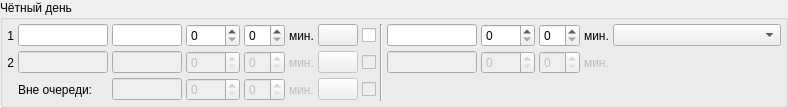
        <widget class="QGroupBox" name="grbOddEvenPlan">
         <property name="title">
          <string>Чётный день</string>
         </property>
         <layout class="QGridLayout" name="gridLayout_2">
          <property name="margin">
           <number>4</number>
          </property>
          <property name="spacing">
           <number>4</number>
          </property>
          <item row="1" column="9">
           <widget class="QSpinBox" name="edtHomePlan22">
            <property name="enabled">
             <bool>false</bool>
            </property>
            <property name="maximum">
             <number>9999</number>
            </property>
           </widget>
          </item>
          <item row="1" column="8">
           <widget class="CTimeRangeEdit" name="edtHomeTimeRange22">
            <property name="enabled">
             <bool>false</bool>
            </property>
            <property name="sizePolicy">
             <sizepolicy hsizetype="Minimum" vsizetype="Fixed">
              <horstretch>0</horstretch>
              <verstretch>0</verstretch>
             </sizepolicy>
            </property>
            <property name="maximumSize">
             <size>
              <width>90</width>
              <height>16777215</height>
             </size>
            </property>
            <property name="maxLength">
             <number>13</number>
            </property>
           </widget>
          </item>
          <item row="1" column="11">
           <spacer name="horizontalSpacer_3">
            <property name="orientation">
             <enum>Qt::Horizontal</enum>
            </property>
            <property name="sizeHint" stdset="0">
             <size>
              <width>168</width>
              <height>20</height>
             </size>
            </property>
           </spacer>
          </item>
          <item row="1" column="3">
           <widget class="QSpinBox" name="edtAmbPlan22">
            <property name="enabled">
             <bool>false</bool>
            </property>
            <property name="maximum">
             <number>9999</number>
            </property>
           </widget>
          </item>
          <item row="1" column="2">
           <widget class="QLineEdit" name="edtAmbOffice22">
            <property name="enabled">
             <bool>false</bool>
            </property>
            <property name="sizePolicy">
             <sizepolicy hsizetype="Minimum" vsizetype="Fixed">
              <horstretch>0</horstretch>
              <verstretch>0</verstretch>
             </sizepolicy>
            </property>
            <property name="maximumSize">
             <size>
              <width>70</width>
              <height>16777215</height>
             </size>
            </property>
            <property name="maxLength">
             <number>8</number>
            </property>
           </widget>
          </item>
          <item row="1" column="1">
           <widget class="CTimeRangeEdit" name="edtAmbTimeRange22">
            <property name="enabled">
             <bool>false</bool>
            </property>
            <property name="sizePolicy">
             <sizepolicy hsizetype="Minimum" vsizetype="Fixed">
              <horstretch>0</horstretch>
              <verstretch>0</verstretch>
             </sizepolicy>
            </property>
            <property name="maximumSize">
             <size>
              <width>90</width>
              <height>16777215</height>
             </size>
            </property>
            <property name="maxLength">
             <number>13</number>
            </property>
           </widget>
          </item>
          <item row="1" column="0">
           <widget class="QLabel" name="label_4">
            <property name="text">
             <string>2</string>
            </property>
            <property name="alignment">
             <set>Qt::AlignRight|Qt::AlignTrailing|Qt::AlignVCenter</set>
            </property>
           </widget>
          </item>
          <item row="0" column="2">
           <widget class="QLineEdit" name="edtAmbOffice2">
            <property name="sizePolicy">
             <sizepolicy hsizetype="Minimum" vsizetype="Fixed">
              <horstretch>0</horstretch>
              <verstretch>0</verstretch>
             </sizepolicy>
            </property>
            <property name="maximumSize">
             <size>
              <width>70</width>
              <height>16777215</height>
             </size>
            </property>
            <property name="maxLength">
             <number>8</number>
            </property>
           </widget>
          </item>
          <item row="0" column="3">
           <widget class="QSpinBox" name="edtAmbPlan2">
            <property name="maximum">
             <number>9999</number>
            </property>
           </widget>
          </item>
          <item row="0" column="0">
           <widget class="QLabel" name="label_3">
            <property name="text">
             <string>1</string>
            </property>
            <property name="alignment">
             <set>Qt::AlignRight|Qt::AlignTrailing|Qt::AlignVCenter</set>
            </property>
           </widget>
          </item>
          <item row="0" column="1">
           <widget class="CTimeRangeEdit" name="edtAmbTimeRange2">
            <property name="sizePolicy">
             <sizepolicy hsizetype="Minimum" vsizetype="Fixed">
              <horstretch>0</horstretch>
              <verstretch>0</verstretch>
             </sizepolicy>
            </property>
            <property name="maximumSize">
             <size>
              <width>90</width>
              <height>16777215</height>
             </size>
            </property>
            <property name="maxLength">
             <number>13</number>
            </property>
           </widget>
          </item>
          <item row="0" column="11">
           <widget class="CRBComboBox" name="cmbReasonOfAbsence2">
            <property name="sizePolicy">
             <sizepolicy hsizetype="Expanding" vsizetype="Fixed">
              <horstretch>0</horstretch>
              <verstretch>0</verstretch>
             </sizepolicy>
            </property>
           </widget>
          </item>
          <item row="0" column="8">
           <widget class="CTimeRangeEdit" name="edtHomeTimeRange2">
            <property name="sizePolicy">
             <sizepolicy hsizetype="Minimum" vsizetype="Fixed">
              <horstretch>0</horstretch>
              <verstretch>0</verstretch>
             </sizepolicy>
            </property>
            <property name="maximumSize">
             <size>
              <width>90</width>
              <height>16777215</height>
             </size>
            </property>
            <property name="maxLength">
             <number>13</number>
            </property>
           </widget>
          </item>
          <item row="0" column="9">
           <widget class="QSpinBox" name="edtHomePlan2">
            <property name="maximum">
             <number>9999</number>
            </property>
           </widget>
          </item>
          <item row="2" column="1">
           <widget class="QLabel" name="label_15">
            <property name="text">
             <string>Вне очереди:</string>
            </property>
           </widget>
          </item>
          <item row="2" column="2">
           <widget class="QLineEdit" name="edtAmbInterOffice2">
            <property name="enabled">
             <bool>false</bool>
            </property>
            <property name="sizePolicy">
             <sizepolicy hsizetype="Minimum" vsizetype="Fixed">
              <horstretch>0</horstretch>
              <verstretch>0</verstretch>
             </sizepolicy>
            </property>
            <property name="maximumSize">
             <size>
              <width>70</width>
              <height>16777215</height>
             </size>
            </property>
            <property name="maxLength">
             <number>8</number>
            </property>
           </widget>
          </item>
          <item row="2" column="3">
           <widget class="QSpinBox" name="edtAmbInterPlan2">
            <property name="enabled">
             <bool>false</bool>
            </property>
            <property name="maximum">
             <number>9999</number>
            </property>
           </widget>
          </item>
          <item row="0" column="5">
           <widget class="CColorPicker" name="btnAmbColor2">
            <property name="text">
             <string/>
            </property>
           </widget>
          </item>
          <item row="1" column="5">
           <widget class="CColorPicker" name="btnAmbColor22">
            <property name="enabled">
             <bool>false</bool>
            </property>
            <property name="text">
             <string/>
            </property>
           </widget>
          </item>
          <item row="2" column="5">
           <widget class="CColorPicker" name="btnAmbInterColor2">
            <property name="enabled">
             <bool>false</bool>
            </property>
            <property name="text">
             <string/>
            </property>
           </widget>
          </item>
          <item row="0" column="4">
           <layout class="QHBoxLayout" name="horizontalLayout_16">
            <item>
             <widget class="QSpinBox" name="edtAmbInterval2">
              <property name="minimum">
               <number>0</number>
              </property>
              <property name="value">
               <number>0</number>
              </property>
             </widget>
            </item>
            <item>
             <widget class="QLabel" name="lblAmbInterval2">
              <property name="text">
               <string>мин.</string>
              </property>
             </widget>
            </item>
           </layout>
          </item>
          <item row="1" column="4">
           <layout class="QHBoxLayout" name="horizontalLayout_4">
            <item>
             <widget class="QSpinBox" name="edtAmbInterval22">
              <property name="enabled">
               <bool>false</bool>
              </property>
              <property name="minimum">
               <number>0</number>
              </property>
              <property name="value">
               <number>0</number>
              </property>
             </widget>
            </item>
            <item>
             <widget class="QLabel" name="lblAmbInterval22">
              <property name="enabled">
               <bool>false</bool>
              </property>
              <property name="text">
               <string>мин.</string>
              </property>
             </widget>
            </item>
           </layout>
          </item>
          <item row="2" column="4">
           <layout class="QHBoxLayout" name="horizontalLayout_5">
            <item>
             <widget class="QSpinBox" name="edtAmbInterInterval2">
              <property name="enabled">
               <bool>false</bool>
              </property>
              <property name="minimum">
               <number>0</number>
              </property>
              <property name="value">
               <number>0</number>
              </property>
             </widget>
            </item>
            <item>
             <widget class="QLabel" name="lblAmbInterInterval2">
              <property name="enabled">
               <bool>false</bool>
              </property>
              <property name="text">
               <string>мин.</string>
              </property>
             </widget>
            </item>
           </layout>
          </item>
          <item row="1" column="10">
           <layout class="QHBoxLayout" name="horizontalLayout_24">
            <item>
             <widget class="QSpinBox" name="edtHomeInterval22">
              <property name="enabled">
               <bool>false</bool>
              </property>
             </widget>
            </item>
            <item>
             <widget class="QLabel" name="lblHomeInterval22">
              <property name="enabled">
               <bool>false</bool>
              </property>
              <property name="text">
               <string>мин.</string>
              </property>
             </widget>
            </item>
           </layout>
          </item>
          <item row="0" column="10">
           <layout class="QHBoxLayout" name="horizontalLayout_25">
            <item>
             <widget class="QSpinBox" name="edtHomeInterval2"/>
            </item>
            <item>
             <widget class="QLabel" name="lblHomeInterval2">
              <property name="text">
               <string>мин.</string>
              </property>
             </widget>
            </item>
           </layout>
          </item>
          <item row="0" column="6">
           <widget class="QCheckBox" name="chkNotExternalSystem2">
            <property name="toolTip">
             <string>&lt;html&gt;&lt;head/&gt;&lt;body&gt;&lt;p&gt;Данный период недоступен для использования через внешние системы&lt;/p&gt;&lt;/body&gt;&lt;/html&gt;</string>
            </property>
            <property name="text">
             <string/>
            </property>
           </widget>
          </item>
          <item row="1" column="6">
           <widget class="QCheckBox" name="chkNotExternalSystem22">
            <property name="enabled">
             <bool>false</bool>
            </property>
            <property name="toolTip">
             <string>&lt;html&gt;&lt;head/&gt;&lt;body&gt;&lt;p&gt;Данный период недоступен для использования через внешние системы&lt;/p&gt;&lt;/body&gt;&lt;/html&gt;</string>
            </property>
            <property name="text">
             <string/>
            </property>
           </widget>
          </item>
          <item row="0" column="7" rowspan="3">
           <widget class="Line" name="line_2">
            <property name="orientation">
             <enum>Qt::Vertical</enum>
            </property>
           </widget>
          </item>
          <item row="2" column="6">
           <widget class="QCheckBox" name="chkInterNotExternalSystem2">
            <property name="enabled">
             <bool>false</bool>
            </property>
            <property name="text">
             <string/>
            </property>
           </widget>
          </item>
         </layout>
        </widget>
